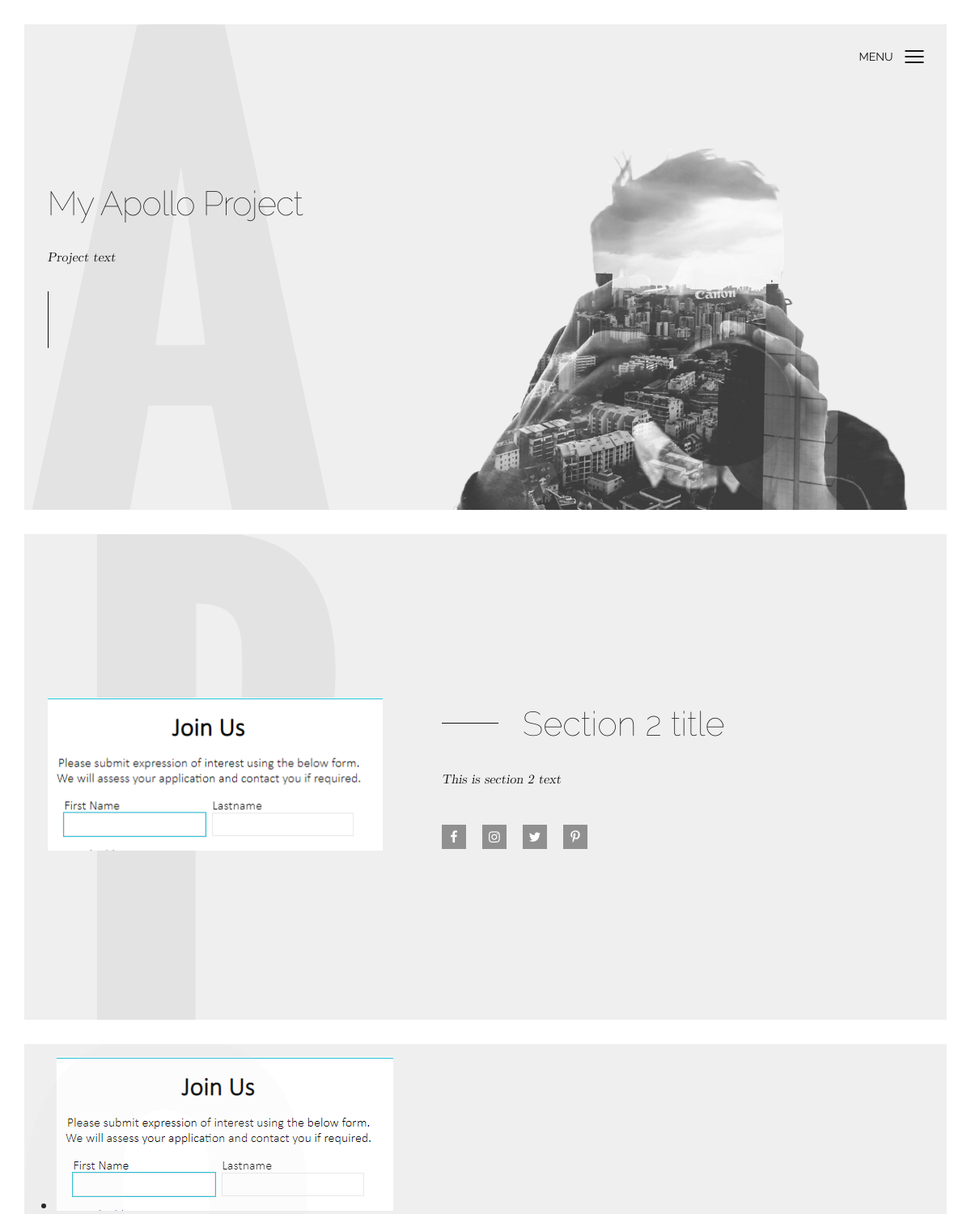
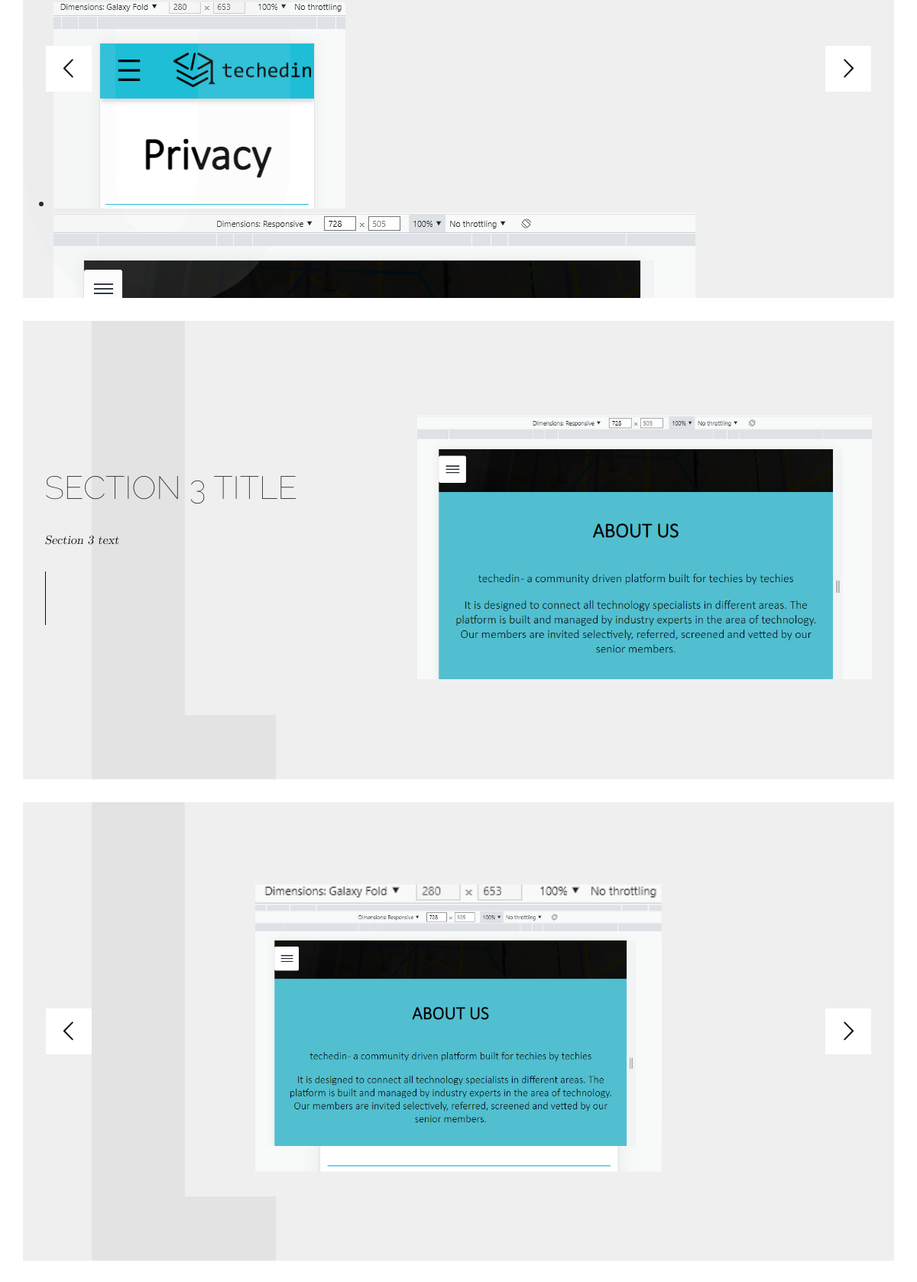
The page / (upper part) on the database its author committed (2 pictures, top to bottom).
### tables this page shows
CREATE TABLE `section_1` (
  `id` int NOT NULL,
  `title` varchar(255) NOT NULL,
  `text` varchar(255) NOT NULL
);

CREATE TABLE `section_2` (
  `id` int NOT NULL,
  `title` varchar(255) NOT NULL,
  `text` text NOT NULL,
  `image` varchar(255) NOT NULL,
  `facebook` text,
  `instagram` text,
  `twitter` text,
  `pinterest` text
);

CREATE TABLE `slider` (
  `id` int NOT NULL,
  `image` varchar(255) NOT NULL,
  `type` int NOT NULL
);

CREATE TABLE `section_3` (
  `id` int NOT NULL,
  `title` varchar(255) NOT NULL,
  `text` text NOT NULL,
  `image` varchar(255) NOT NULL
);

### admin/functions/helper.php (called while the page is built, shortened)
<?php
function getImage($name){
    return "http://localhost/apollo/uploads/$name";
}

### index.php (the view, shortened to what this page needs)
<?php require_once "./db.php"?>
<?php require_once "./admin/functions/helper.php"?>
<?php
$querySection1=$db->prepare('Select * from section_1 limit 1');
$querySection1->execute();
$section1 = $querySection1->fetch();
$querySection2=$db->prepare('Select * from section_2 limit 1');
$querySection2->execute();
$section2 = $querySection2->fetch();
$querySection3=$db->prepare('Select * from section_3 limit 1');
$querySection3->execute();
$section3 = $querySection3->fetch();
$sliderQuery=$db->prepare('Select * from slider');
$sliderQuery->execute();
$sliders = $sliderQuery->fetchAll(PDO::FETCH_ASSOC);
?>
<!DOCTYPE html>
<html lang="en">
<head>
    <link rel="stylesheet" href="assets/css/main.css">
</head>
<body>
<section id="hero">
    <?php require_once 'header.php'?>
    <div class="wrapper">
        <div class="welcome">
            <h1><?= $section1['title']?></h1>
            <p><?=$section1['text']?></p>
        </div>
        <div class="photographer"><img src="assets/img/hero.png" alt="Photographer"></div>
    </div>
</section>
<section id="about">
    <div class="wrapper">
        <div class="camera"><img src="<?=  getImage($section2['image']) ?>" alt=""></div>
        <div class="blurb">
            <h2><?= $section2['title'] ?></h2>
            <p><?= $section2['text'] ?></p>
            <div class="social"><a href="#"><i class="icon-facebook"></i></a><a href="#"><i class="icon-instagram"></i></a><a href="#"><i class="icon-twitter"></i></a><a href="#"><i class="icon-pinterest-p"></i></a></div>
        </div>
    </div>
</section>
<section id="full-slide">
            <div class="wrapper">
                <ul class="slider">
                    <?php
        foreach ($sliders as $index=>  $slider) {
        if ($slider['type'] == 2) {
            ?>
        <li class="current"><img src="<?= getImage($slider['image']); ?>"></li>
        <?php
        }
                    }
        ?>
                </ul>
            </div>
    </ul><i class="icon-chevron-thin-left prev"></i><i class="icon-chevron-thin-right next"></i>
</section>
<section id="featured">
    <div class="wrapper">
        <div class="blurb">
            <h2><?= $section3['title'] ?></h2>
            <p><?= $section3['text'] ?></p>
        </div>
        <div class="featured"><img src="<?= getImage($section3['image']) ?>" alt=""></div>
    </div>
</section>
<section id="three-slide">
    <div class="wrapper">
        <ul class="slider">
            <?php
            foreach ($sliders as $index=>  $slider) {
                if ($slider['type'] == 2) {
                    ?>
                    <li class="current"><img src="<?= getImage($slider['image']); ?>"></li>
                    <?php
                }
            }
            ?>
        </ul>
    </div>
    </div><i class="icon-chevron-thin-left prev"></i><i class="icon-chevron-thin-right next"></i>
</section>
</body>
</html>

### header.php (shortened to what this page needs)
<header>
    <div class="nav-toggle">
        <p>Menu</p><span></span>
    </div>
</header>

### rows shown on the page
section_1: title "My Apollo Project", text "Project text"
section_2: image (picture), title "Section 2 title", text "This is section 2 text"
slider: image (picture)
slider: image (picture)
slider: image (picture)
section_3: title "SECTION 3 TITLE", text "Section 3 text", image (picture)
